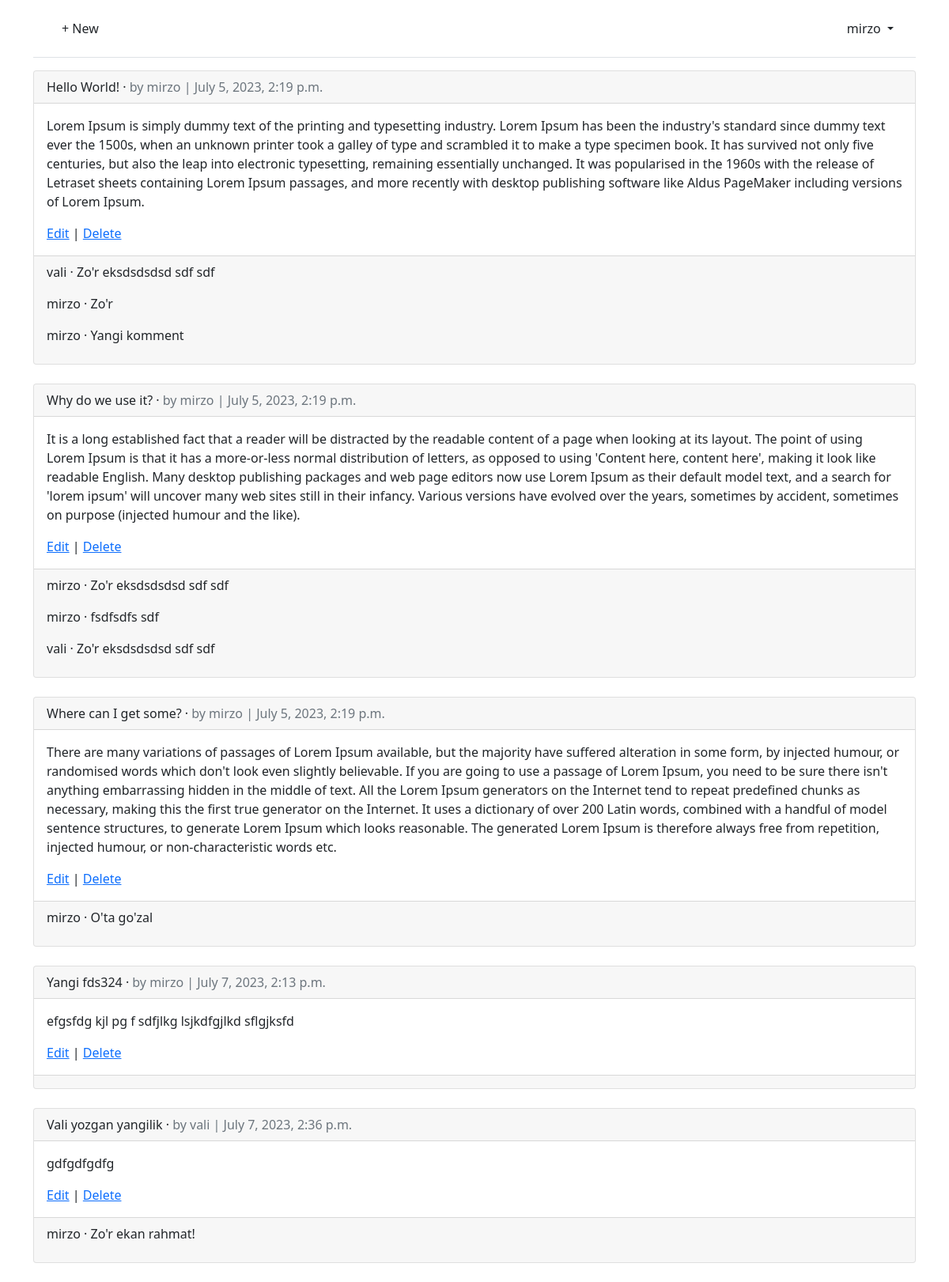
Page /articles/ (signed in) on the committed database.
### accounts/models.py (models this page shows)
class CustomUser(AbstractUser):
    age = models.PositiveIntegerField(null=True, blank=True)
    name = models.CharField(null=True, blank=True, max_length=100)

### articles/models.py (models this page shows, shortened)
class Article(models.Model):
    title = models.CharField(max_length=255)
    body = models.TextField()
    date = models.DateTimeField(auto_now_add=True)
    author = models.ForeignKey(
        settings.AUTH_USER_MODEL,
        on_delete=models.CASCADE,
    )

class Comment(models.Model):  # new
    article = models.ForeignKey(Article, on_delete=models.CASCADE)
    comment = models.CharField(max_length=140)
    author = models.ForeignKey(
        settings.AUTH_USER_MODEL,
        on_delete=models.CASCADE,
    )
    def __str__(self):
        return self.comment

### articles/views.py (the view)
# urls.py: path("", ArticleListView.as_view(), name="article_list"),
class ArticleListView(LoginRequiredMixin, ListView):
    model = Article
    template_name = "article_list.html"

### templates/article_list.html (shortened to what this page needs)
{% extends "base.html" %}
{% block content %}
    {% for article in article_list %}
        <div class="card">
            <div class="card-header">
                <span class="font-weight-bold">{{ article.title }}</span> &middot;
                <span class="text-muted">by {{ article.author }} |
                {{ article.date }}</span>
            </div>
            <div class="card-body">
                <p>{{ article.body }}</p>
                <a href="{% url 'article_edit' article.pk %}">Edit</a> |
                <a href="{% url 'article_delete' article.pk %}">Delete</a>
            </div>
            <div class="card-footer">
                {% for comment in article.comment_set.all %}
                    <p>
                        <span class="font-weight-bold">{{ comment.author }} &middot;</span>
                        {{ comment }}
                    </p>
                {% endfor %}
            </div>
        </div>
        <br />
    {% endfor %}
{% endblock content %}

### templates/base.html (shortened to what this page needs)
<!DOCTYPE html>
<html>
<head>
  <link href="https://cdn.jsdelivr.net/npm/bootstrap@5.1.3/dist/css/bootstrap.min.css" rel="stylesheet"
>
</head>
<body>
  <div class="container">
    <header class="p-3 mb-3 border-bottom">
      <div class="container">
        <div class="d-flex flex-wrap align-items-center justify-content-center
          justify-content-lg-start">
          <ul class="nav col-12 col-lg-auto me-lg-auto mb-2 justify-content-center
            mb-md-0">
            {% if user.is_authenticated %}
            <li><a href="{% url 'article_new' %}" class="nav-link px-2 link-dark">+ New</a></li>
          </ul>
          <div class="dropdown text-end">
            <a href="#" class="d-block link-dark text-decoration-none dropdown-toggle" id="dropdownUser1"
              data-bs-toggle="dropdown" aria-expanded="false">
              {{ user.username }}
            </a>
          </div>
          {% else %}
          <div class="text-end">
            <a href="{% url 'login' %}" class="btn btn-outline-primary me-2">Log
              In</a>
            <a href="{% url 'signup' %}" class="btn btn-primary">Sign Up</a>
          </div>
          {% endif %}
        </div>
      </div>
    </header>
    <main>
      {% block content %}
      {% endblock content %}
    </main>
  </div>
</body>
</html>

### rows in the picture
CustomUser: username "mirzo"
Article: title "Hello World!", author "mirzo", date "July 5, 2023, 2:19 p.m.", body "Lorem Ipsum is simply dummy text of the printing and typesetting industry. Lorem Ipsum has been the industry's standard since dummy text ever the 1500s, when an unknown printer took a galley of type and scrambled it to make a type specimen book. It has survived not only five centuries, but also the leap into electronic typesetting, remaining essentially unchanged. It was popularised in the 1960s with the release of Letraset sheets containing Lorem Ipsum passages, and more recently with desktop publishing software like Aldus PageMaker including versions of Lorem Ipsum."
Comment: author "vali", comment "Zo'r eksdsdsdsd sdf sdf"
Comment: author "mirzo", comment "Zo'r"
Comment: author "mirzo", comment "Yangi komment"
Article: title "Why do we use it?", author "mirzo", date "July 5, 2023, 2:19 p.m.", body "It is a long established fact that a reader will be distracted by the readable content of a page when looking at its layout. The point of using Lorem Ipsum is that it has a more-or-less normal distribution of letters, as opposed to using 'Content here, content here', making it look like readable English. Many desktop publishing packages and web page editors now use Lorem Ipsum as their default model text, and a search for 'lorem ipsum' will uncover many web sites still in their infancy. Various versions have evolved over the years, sometimes by accident, sometimes on purpose (injected humour and the like)."
Comment: author "mirzo", comment "Zo'r eksdsdsdsd sdf sdf"
Comment: author "mirzo", comment "fsdfsdfs sdf"
Comment: author "vali", comment "Zo'r eksdsdsdsd sdf sdf"
Article: title "Where can I get some?", author "mirzo", date "July 5, 2023, 2:19 p.m.", body "There are many variations of passages of Lorem Ipsum available, but the majority have suffered alteration in some form, by injected humour, or randomised words which don't look even slightly believable. If you are going to use a passage of Lorem Ipsum, you need to be sure there isn't anything embarrassing hidden in the middle of text. All the Lorem Ipsum generators on the Internet tend to repeat predefined chunks as necessary, making this the first true generator on the Internet. It uses a dictionary of over 200 Latin words, combined with a handful of model sentence structures, to generate Lorem Ipsum which looks reasonable. The generated Lorem Ipsum is therefore always free from…"
Comment: author "mirzo", comment "O'ta go'zal"
Article: title "Yangi fds324", author "mirzo", date "July 7, 2023, 2:13 p.m.", body "efgsfdg kjl pg f sdfjlkg lsjkdfgjlkd sflgjksfd"
Article: title "Vali yozgan yangilik", author "vali", date "July 7, 2023, 2:36 p.m.", body "gdfgdfgdfg"
Comment: author "mirzo", comment "Zo'r ekan rahmat!"
